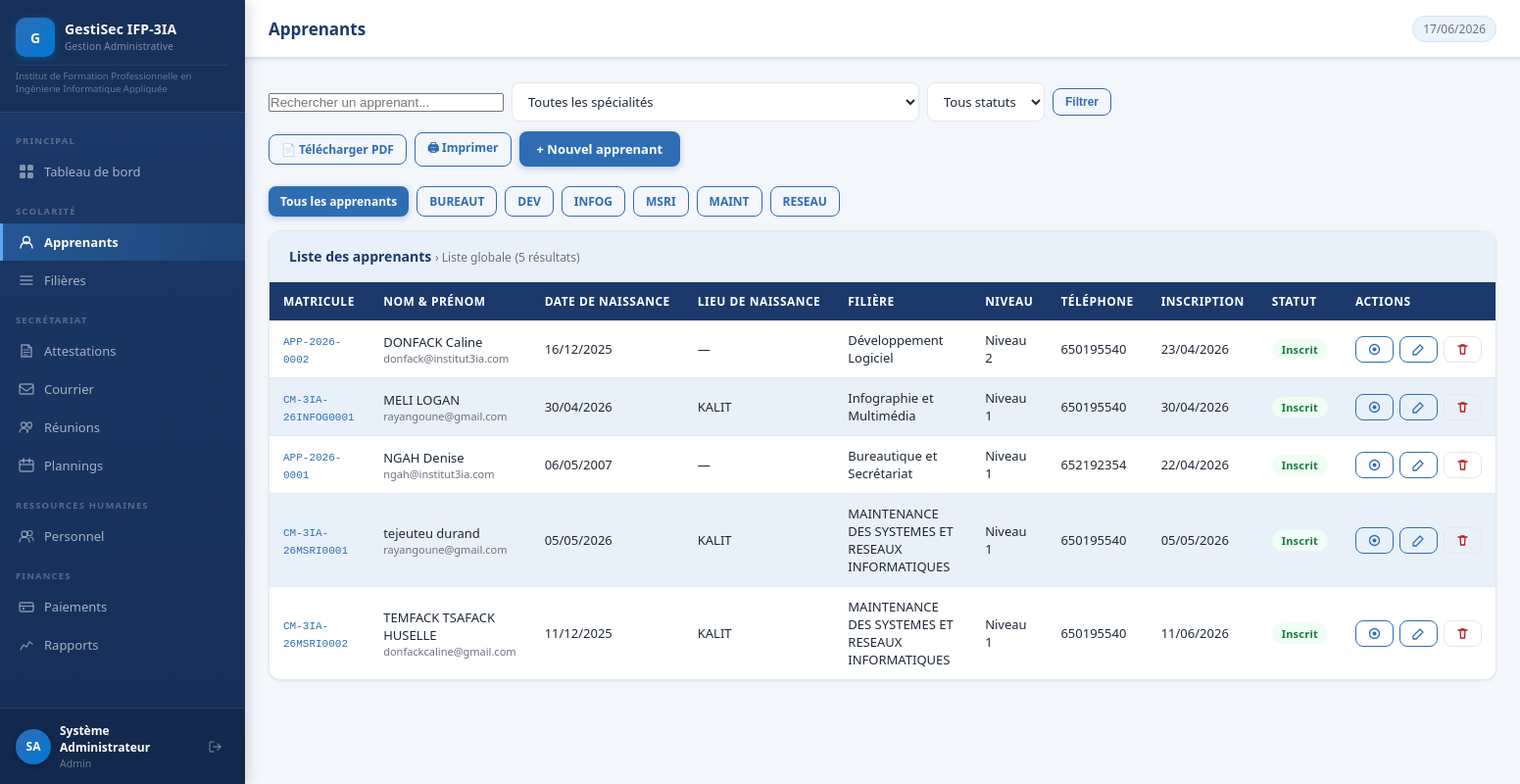
Page /modules/apprenants/index.php (signed in) on the committed database.
### tables this page shows
CREATE TABLE `filieres` (
  `id` int(11) NOT NULL,
  `code` varchar(20) NOT NULL,
  `nom` varchar(150) NOT NULL,
  `duree` int(11) NOT NULL COMMENT 'durée en mois',
  `cout` decimal(12,2) NOT NULL DEFAULT 0.00
);

CREATE TABLE `apprenants` (
  `id` int(11) NOT NULL,
  `matricule` varchar(30) NOT NULL,
  `nom` varchar(100) NOT NULL,
  `prenom` varchar(100) NOT NULL,
  `date_naissance` date DEFAULT NULL,
  `sexe` enum('M','F') DEFAULT 'M',
  `telephone` varchar(20) DEFAULT NULL,
  `email` varchar(150) DEFAULT NULL,
  `adresse` text DEFAULT NULL,
  `filiere_id` int(11) DEFAULT NULL,
  `niveau` varchar(20) DEFAULT '1',
  `statut` enum('inscrit','suspendu','diplome','abandonne') DEFAULT 'inscrit',
  `date_inscription` date DEFAULT curdate(),
  `photo` varchar(255) DEFAULT NULL,
  `created_at` datetime DEFAULT current_timestamp(),
  `lieu_naissance` varchar(255) DEFAULT NULL
);

### includes/auth.php (called while the page is built, shortened)
<?php
function currentUser(): array {
    return $_SESSION['user'] ?? [];
}
function clean(string $val): string {
    return htmlspecialchars(trim($val), ENT_QUOTES, 'UTF-8');
}
function dateFR(?string $date): string {
    return date('d/m/Y', strtotime($date));
}

### modules/apprenants/index.php (the view, shortened to what this page needs)
<?php
require_once __DIR__ . '/../../includes/auth.php';
$pageTitle  = 'Apprenants';
$activePage = 'apprenants';
require_once __DIR__ . '/../../includes/header.php';
$db = getDB();
$search   = trim($_GET['search'] ?? '');
$filtStat = $_GET['statut'] ?? '';
$filtFil  = $_GET['filiere'] ?? '';
$isPrint  = isset($_GET['print']);
$perPage = 15;
$page    = max(1, (int)($_GET['page'] ?? 1));
$offset  = ($page - 1) * $perPage;
$where  = ["1=1"];
$params = [];
$sql   = "SELECT a.*, f.nom AS filiere_nom FROM apprenants a LEFT JOIN filieres f ON a.filiere_id=f.id WHERE ".implode(' AND ',$where);
$total = $db->prepare("SELECT COUNT(*) FROM ($sql) x"); $total->execute($params); $total = $total->fetchColumn();
if ($isPrint) {
    $stmt = $db->prepare("$sql ORDER BY COALESCE(f.nom, 'Sans filière'), a.nom, a.prenom");
    $stmt->execute($params);
    $apprenants = $stmt->fetchAll();
} else {
    $stmt = $db->prepare("$sql ORDER BY a.nom, a.prenom LIMIT $perPage OFFSET $offset");
    $stmt->execute($params);
    $apprenants = $stmt->fetchAll();
}
$filieres = $db->query("SELECT * FROM filieres ORDER BY nom")->fetchAll();
$selectedFiliere = null;
?>
<div class="screen-layout">
<div class="page-actions no-print">
  <div style="display:flex;gap:10px;align-items:center;flex-wrap:wrap">
    <form method="GET" style="display:flex;gap:8px;align-items:center;flex-wrap:wrap">
      <input type="text" name="search" class="search-input" placeholder="Rechercher un apprenant..." value="<?= clean($search) ?>" style="width:240px">
      <select name="filiere" class="form-control" style="width:auto">
        <option value="">Toutes les spécialités</option>
      </select>
      <select name="statut" class="form-control" style="width:auto">
        <option value="">Tous statuts</option>
      </select>
      <button class="btn btn-outline btn-sm" type="submit">Filtrer</button>
    </form>
  </div>
  <div style="display:flex;gap:8px;flex-wrap:wrap;align-items:center">
    <a href="export_pdf.php?filiere=<?= urlencode($filtFil) ?>&statut=<?= urlencode($filtStat) ?>&search=<?= urlencode($search) ?>" class="btn btn-outline btn-sm">📄 Télécharger PDF</a>
    <a href="?print=1&filiere=<?= urlencode($filtFil) ?>&statut=<?= urlencode($filtStat) ?>&search=<?= urlencode($search) ?>" class="btn btn-outline btn-sm" onclick="window.open(this.href, '_blank'); return false;">🖨 Imprimer</a>
    <a href="create.php" class="btn btn-primary">+ Nouvel apprenant</a>
  </div>
</div>
<div class="no-print" style="margin-bottom:14px; display:flex;flex-wrap:wrap;gap:8px">
  <a href="index.php" class="btn btn-sm <?= !$filtFil ? 'btn-primary' : 'btn-outline' ?>">Tous les apprenants</a>
  <?php foreach ($filieres as $f): ?>
  <a href="?filiere=<?= $f['id'] ?>" class="btn btn-sm <?= $filtFil==$f['id'] ? 'btn-primary' : 'btn-outline' ?>"><?= clean($f['code']) ?></a>
  <?php endforeach; ?>
</div>
<div class="card">
  <div class="card-header">
    <h2>Liste des apprenants
      <?php if ($selectedFiliere): ?>
      <span style="font-weight:400;color:var(--gray-mid);font-size:12px">› <?= clean($selectedFiliere['nom']) ?></span>
      <?php else: ?>
      <span style="font-weight:400;color:var(--gray-mid);font-size:12px">› Liste globale</span>
      <?php endif; ?>
      <span style="font-weight:400;color:var(--gray-mid);font-size:12px">(<?= $total ?> résultat<?= $total>1?'s':'' ?>)</span>
    </h2>
  </div>
  <div class="table-wrap">
  <?php if (empty($apprenants)): ?>
    <div class="empty-state"><p>Aucun apprenant trouvé.</p></div>
  <?php else: ?>
  <table>
    <thead>
      <tr>
        <th>Matricule</th><th>Nom & Prénom</th><th>Date de naissance</th><th>Lieu de naissance</th><th>Filière</th>
        <th>Niveau</th><th>Téléphone</th><th>Inscription</th>
        <th>Statut</th><th>Actions</th>
      </tr>
    </thead>
    <tbody>
    <?php foreach ($apprenants as $a): ?>
    <tr>
      <td><code style="font-size:11px;color:var(--blue-mid)"><?= clean($a['matricule']) ?></code></td>
      <td>
        <div style="font-weight:500"><?= clean($a['nom'].' '.$a['prenom']) ?></div>
        <?php if($a['email']): ?><div style="font-size:11px;color:var(--gray-mid)"><?= clean($a['email']) ?></div><?php endif; ?>
      </td>
      <td><?= $a['date_naissance'] ? dateFR($a['date_naissance']) : '—' ?></td>
      <td><?= clean($a['lieu_naissance'] ?? '—') ?></td>
      <td><?= clean($a['filiere_nom'] ?? '—') ?></td>
      <td>Niveau <?= clean($a['niveau']) ?></td>
      <td><?= clean($a['telephone'] ?? '—') ?></td>
      <td><?= dateFR($a['date_inscription']) ?></td>
      <td>
        <?php
        $map = ['inscrit'=>'badge-green','suspendu'=>'badge-orange','diplome'=>'badge-blue','abandonne'=>'badge-gray'];
        echo '<span class="badge '.$map[$a['statut']].'">'.ucfirst($a['statut']).'</span>';
        ?>
      </td>
      <td>
        <div style="display:flex;gap:6px">
          <a href="show.php?id=<?= $a['id'] ?>" class="btn btn-outline btn-sm btn-icon" title="Voir">
            <svg width="13" height="13" viewBox="0 0 13 13" fill="none"><circle cx="6.5" cy="6.5" r="5" stroke="currentColor" stroke-width="1.3"/><circle cx="6.5" cy="6.5" r="2" fill="currentColor"/></svg>
          </a>
          <a href="edit.php?id=<?= $a['id'] ?>" class="btn btn-outline btn-sm btn-icon" title="Modifier">
            <svg width="13" height="13" viewBox="0 0 13 13" fill="none"><path d="M8 2l3 3-7 7H1v-3L8 2z" stroke="currentColor" stroke-width="1.3" stroke-linejoin="round"/></svg>
          </a>
          <a href="delete.php?id=<?= $a['id'] ?>" class="btn btn-sm btn-icon" style="color:var(--red);border:1px solid var(--gray-light)"
             onclick="return confirm('Supprimer cet apprenant ?')" title="Supprimer">
            <svg width="13" height="13" viewBox="0 0 13 13" fill="none"><path d="M2 3h9M5 3V2h3v1M4 3l.5 8h4l.5-8" stroke="currentColor" stroke-width="1.3" stroke-linecap="round"/></svg>
          </a>
        </div>
      </td>
    </tr>
    <?php endforeach; ?>
    </tbody>
  </table>
  <?php endif; ?>
  </div>
</div>
</div>
<?php require_once __DIR__ . '/../../includes/footer.php'; ?>

### includes/header.php (shortened to what this page needs)
<?php
$user  = currentUser();
?>
<!DOCTYPE html>
<html lang="fr">
<head>
<link rel="stylesheet" href="<?= APP_URL ?>/assets/css/style.css">
</head>
<body>
<div class="app-shell">
  <aside class="sidebar">
    <div class="sidebar-brand">
      <div class="brand-top">
        <div class="brand-logo">G</div>
        <div>
          <div class="brand-name"><?= APP_NAME ?></div>
          <div class="brand-tagline">Gestion Administrative</div>
        </div>
      </div>
      <div class="brand-full"><?= APP_FULL_NAME ?></div>
    </div>
    <nav class="sidebar-nav">
      <div class="nav-section">Principal</div>
      <a href="<?= APP_URL ?>/dashboard.php"
         class="nav-item <?= ($activePage??'')==='dashboard'?'active':'' ?>">
        Tableau de bord
      </a>
      <div class="nav-section">Scolarité</div>
      <a href="<?= APP_URL ?>/modules/apprenants/index.php"
         class="nav-item <?= ($activePage??'')==='apprenants'?'active':'' ?>">
        <svg width="16" height="16" viewBox="0 0 16 16" fill="none">
          <circle cx="8" cy="6" r="3.5" stroke="currentColor" stroke-width="1.4"/>
          <path d="M2 14c0-3.3 2.7-6 6-6s6 2.7 6 6" stroke="currentColor" stroke-width="1.4" stroke-linecap="round"/>
        </svg>
        Apprenants
      </a>
      <a href="<?= APP_URL ?>/modules/filieres/index.php"
         class="nav-item <?= ($activePage??'')==='filieres'?'active':'' ?>">
        <svg width="16" height="16" viewBox="0 0 16 16" fill="none">
          <path d="M2 4h12M2 8h12M2 12h12" stroke="currentColor" stroke-width="1.4" stroke-linecap="round"/>
        </svg>
        Filières
      </a>
      <div class="nav-section">Secrétariat</div>
      <a href="<?= APP_URL ?>/modules/attestations/index.php"
         class="nav-item <?= ($activePage??'')==='attestations'?'active':'' ?>">
        <svg width="16" height="16" viewBox="0 0 16 16" fill="none">
          <path d="M3 2h7l3 3v9H3V2z" stroke="currentColor" stroke-width="1.4"/>
          <path d="M10 2v3h3" stroke="currentColor" stroke-width="1.2"/>
          <path d="M5 7h6M5 9.5h6M5 12h4" stroke="currentColor" stroke-width="1.2" stroke-linecap="round"/>
        </svg>
        Attestations
      </a>
      <a href="<?= APP_URL ?>/modules/courrier/index.php"
         class="nav-item <?= ($activePage??'')==='courrier'?'active':'' ?>">
        <svg width="16" height="16" viewBox="0 0 16 16" fill="none">
          <rect x="1" y="3" width="14" height="10" rx="1.5" stroke="currentColor" stroke-width="1.4"/>
          <path d="M1 5l7 5 7-5" stroke="currentColor" stroke-width="1.4"/>
        </svg>
        Courrier
      </a>
      <a href="<?= APP_URL ?>/modules/reunions/index.php"
         class="nav-item <?= ($activePage??'')==='reunions'?'active':'' ?>">
        Réunions
      </a>
      <a href="<?= APP_URL ?>/modules/plannings/index.php"
         class="nav-item <?= ($activePage??'')==='plannings'?'active':'' ?>">
        Plannings
      </a>
      <div class="nav-section">Ressources Humaines</div>
      <a href="<?= APP_URL ?>/modules/personnel/index.php"
         class="nav-item <?= ($activePage??'')==='personnel'?'active':'' ?>">
        Personnel
      </a>
      <div class="nav-section">Finances</div>
      <a href="<?= APP_URL ?>/modules/paiements/index.php"
         class="nav-item <?= ($activePage??'')==='paiements'?'active':'' ?>">
        <svg width="16" height="16" viewBox="0 0 16 16" fill="none">
          <rect x="1" y="4" width="14" height="9" rx="1.5" stroke="currentColor" stroke-width="1.4"/>
          <line x1="1" y1="7.5" x2="15" y2="7.5" stroke="currentColor" stroke-width="1.3"/>
          <circle cx="5" cy="10" r="1.2" fill="currentColor"/>
        </svg>
        Paiements
      </a>
      <a href="<?= APP_URL ?>/modules/rapports/index.php"
         class="nav-item <?= ($activePage??'')==='rapports'?'active':'' ?>">
        <svg width="16" height="16" viewBox="0 0 16 16" fill="none">
          <polyline points="2,13 5,8 8,10 11,5 14,7" stroke="currentColor" stroke-width="1.4" fill="none" stroke-linecap="round" stroke-linejoin="round"/>
        </svg>
        Rapports
      </a>
    </nav>
    <div class="sidebar-user">
      <div class="avatar"><?= strtoupper(substr($user['prenom'],0,1).substr($user['nom'],0,1)) ?></div>
      <div class="user-info">
        <div class="uname"><?= clean($user['prenom']) ?> <?= clean($user['nom']) ?></div>
        <div class="urole"><?= ucfirst(clean($user['role'])) ?></div>
      </div>
      <a href="<?= APP_URL ?>/logout.php" class="logout-btn" title="Déconnexion">
      </a>
    </div>
  </aside>
  <div class="main">
    <header class="topbar">
      <div class="topbar-left">
        <h1 class="page-title"><?= clean($pageTitle ?? 'Tableau de bord') ?></h1>
      </div>
      <div class="topbar-right">
        <span class="date-badge"><?= date('d/m/Y') ?></span>
      </div>
    </header>
    <div class="content">

### includes/footer.php (shortened to what this page needs)
    </div>
  </div>
</div>
</body>
</html>

### rows in the picture
filieres: code "BUREAUT"
filieres: code "DEV"
filieres: code "INFOG"
filieres: code "MSRI"
filieres: code "MAINT"
filieres: code "RESEAU"
apprenants: matricule "APP-2026-0002", nom+prenom "DONFACK Caline", email "donfack@institut3ia.com", date_naissance "16/12/2025", lieu_naissance "—", filiere.nom "Développement Logiciel", niveau "2", telephone "650195540", date_inscription "23/04/2026", statut "Inscrit"
apprenants: matricule "CM-3IA-26INFOG0001", nom+prenom "MELI LOGAN", email "rayangoune@gmail.com", date_naissance "30/04/2026", lieu_naissance "KALIT", filiere.nom "Infographie et Multimédia", niveau "1", telephone "650195540", date_inscription "30/04/2026", statut "Inscrit"
apprenants: matricule "APP-2026-0001", nom+prenom "NGAH Denise", email "ngah@institut3ia.com", date_naissance "06/05/2007", lieu_naissance "—", filiere.nom "Bureautique et Secrétariat", niveau "1", telephone "652192354", date_inscription "22/04/2026", statut "Inscrit"
apprenants: matricule "CM-3IA-26MSRI0001", nom+prenom "tejeuteu durand", email "rayangoune@gmail.com", date_naissance "05/05/2026", lieu_naissance "KALIT", filiere.nom "MAINTENANCE DES SYSTEMES ET RESEAUX INFORMATIQUES", niveau "1", telephone "650195540", date_inscription "05/05/2026", statut "Inscrit"
apprenants: matricule "CM-3IA-26MSRI0002", nom+prenom "TEMFACK TSAFACK HUSELLE", email "donfackcaline@gmail.com", date_naissance "11/12/2025", lieu_naissance "KALIT", filiere.nom "MAINTENANCE DES SYSTEMES ET RESEAUX INFORMATIQUES", niveau "1", telephone "650195540", date_inscription "11/06/2026", statut "Inscrit"

### other values in the picture
APP_NAME "GestiSec IFP-3IA"
APP_FULL_NAME "Institut de Formation Professionnelle en Ingénierie Informatique Appliquée"
substr($user['prenom'],0,1).substr($user['nom'],0,1) "SA"
$user['prenom'] "Système"
$user['nom'] "Administrateur"
$user['role'] "Admin"
$pageTitle "Apprenants"
$total "5"
